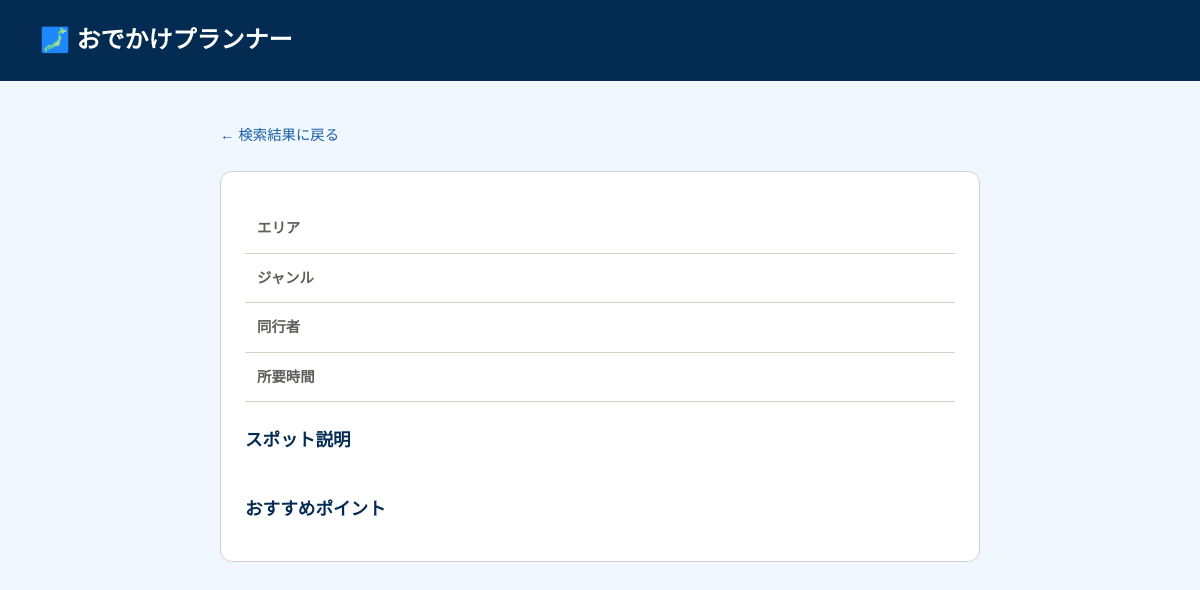
/spot/4, run on an earlier commit of the app's database.
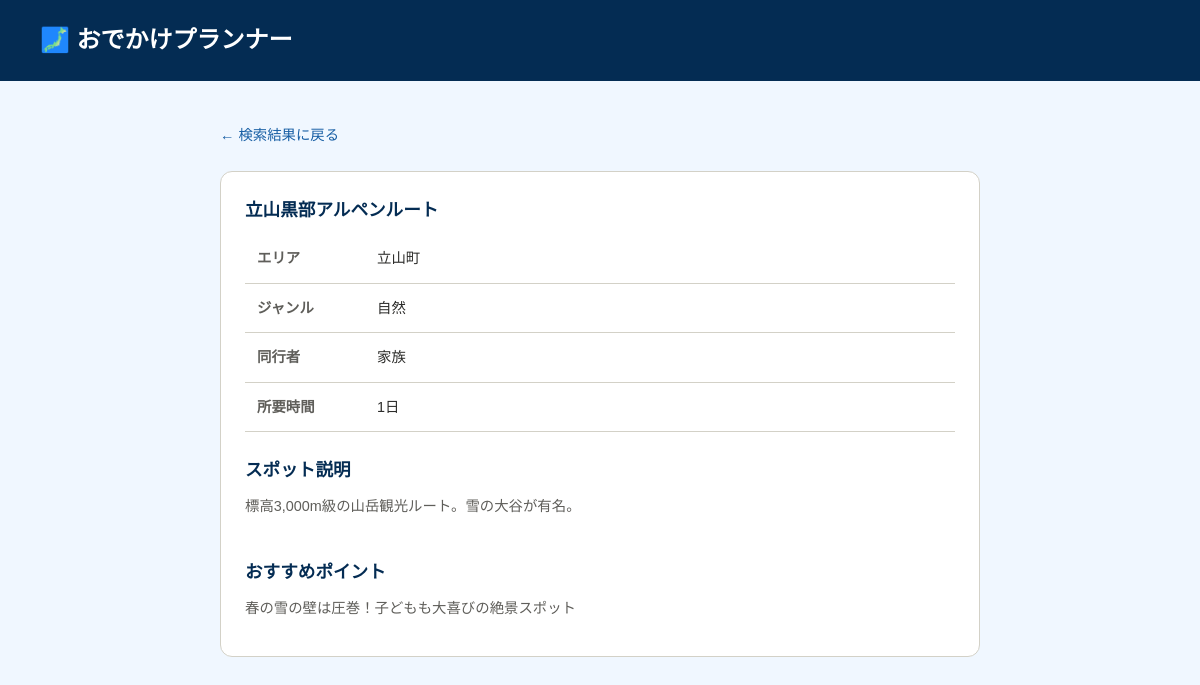
And on a later commit of the database.
### tables this page shows
CREATE TABLE spots (
        id INTEGER PRIMARY KEY AUTOINCREMENT,
        name TEXT,
        city TEXT,
        genre TEXT,
        companion TEXT,
        duration TEXT,
        description TEXT,
        point TEXT
    );

### app.py (the view)
@app.route('/spot/<int:id>')
def detail(id):
    conn = get_db()
    spot = conn.execute('SELECT * FROM spots WHERE id = ?', (id,)).fetchone()
    conn.close()
    return render_template('detail.html', spot=spot)

### app.py (called while the page is built)
def get_db():
    db_path = os.path.join(os.path.dirname(__file__), 'spots.db')
    conn = sqlite3.connect(db_path)
    conn.row_factory = sqlite3.Row
    return conn

### templates/detail.html (shortened to what this page needs)
<!DOCTYPE html>
<html lang="ja">
<head>
  <link rel="stylesheet" href="{{ url_for('static', filename='style.css') }}">
</head>
<body>
  <header>
    <a href="/"><h1>🗾 おでかけプランナー</h1></a>
  </header>
  <div class="container">
    <a href="javascript:history.back()" class="back-link">← 検索結果に戻る</a>
    <div class="card">
      <h2>{{ spot.name }}</h2>
      <table>
        <tr>
          <th>エリア</th>
          <td>{{ spot.city }}</td>
        </tr>
        <tr>
          <th>ジャンル</th>
          <td>{{ spot.genre }}</td>
        </tr>
        <tr>
          <th>同行者</th>
          <td>{{ spot.companion }}</td>
        </tr>
        <tr>
          <th>所要時間</th>
          <td>{{ spot.duration }}</td>
        </tr>
      </table>
      <h2>スポット説明</h2>
      <p>{{ spot.description }}</p>
      <br>
      <h2>おすすめポイント</h2>
      <p>{{ spot.point }}</p>
    </div>
  </div>
</body>
</html>

### static/style.css (style rules this page uses)
* { margin: 0; padding: 0; box-sizing: border-box; }
body { font-family: 'Noto Sans JP', sans-serif; background: #F0F7FF; color: #2C2C2A; line-height: 1.7; }
header { background: #042C53; color: white; padding: 20px 40px; }
header h1 { font-size: 1.5rem; }
header a { color: white; text-decoration: none; }
.container { max-width: 800px; margin: 40px auto; padding: 0 20px; }
h2 { color: #042C53; margin-bottom: 16px; }
.card { background: white; border: 1px solid #D3D1C7; border-radius: 12px; padding: 24px; margin-bottom: 16px; }
.card h2 { font-size: 1.1rem; margin-bottom: 8px; }
.card p { font-size: 0.9rem; color: #5F5E5A; margin-bottom: 12px; }
.back-link { display: inline-block; margin-bottom: 24px; color: #185FA5; text-decoration: none; font-size: 0.9rem; }
table { width: 100%; border-collapse: collapse; margin-bottom: 24px; }
th, td { padding: 12px; border-bottom: 1px solid #D3D1C7; text-align: left; font-size: 0.9rem; }
th { color: #5F5E5A; width: 120px; }

What changed in the data, as far as the page shows it:
added spots: name "立山黒部アルペンルート", city "立山町", genre "自然", companion "家族", duration "1日", description "標高3,000m級の山岳観光ルート。雪の大谷が有名。", point "春の雪の壁は圧巻！子どもも大喜びの絶景スポット"
